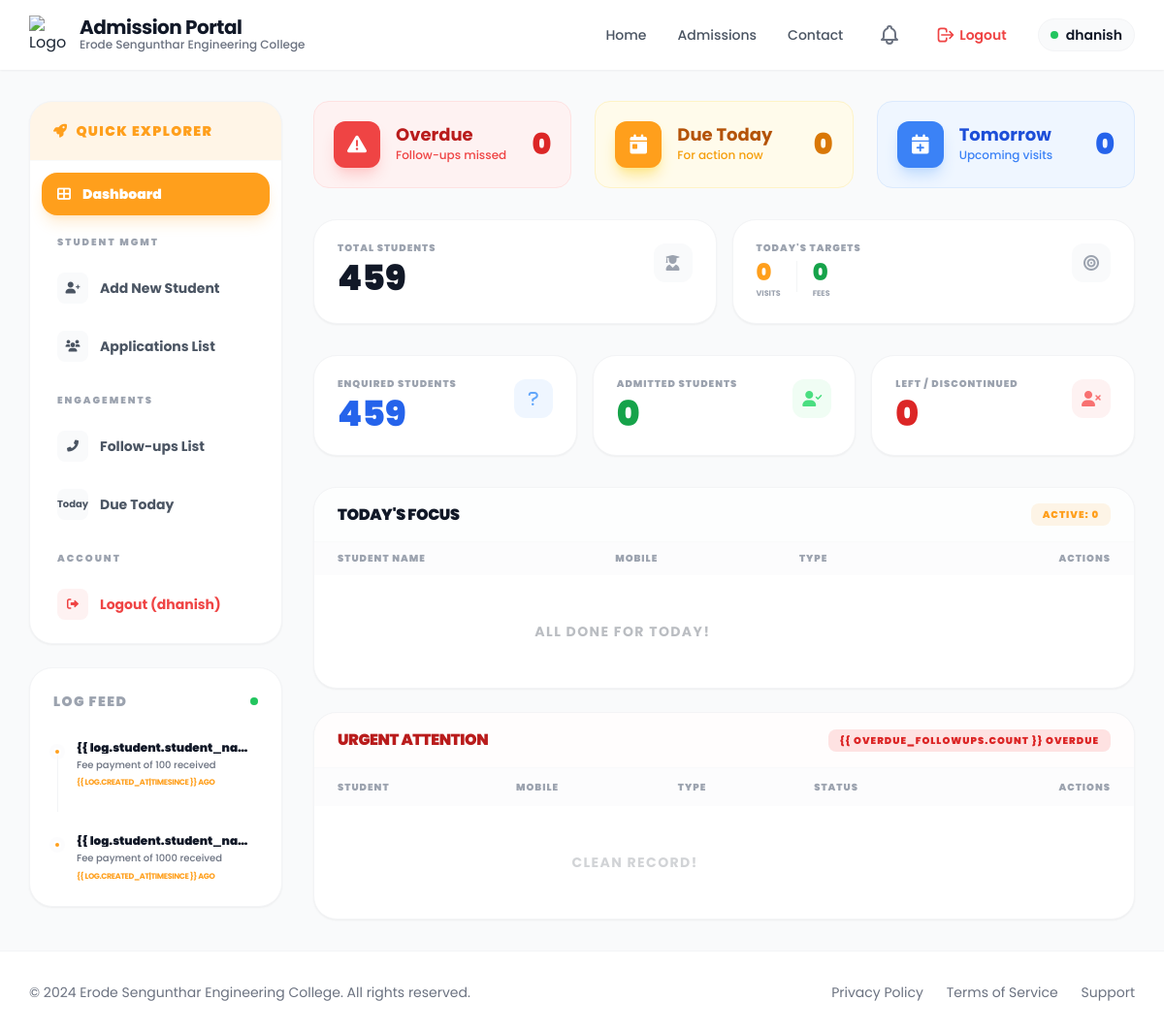
Page / (signed in) on the earlier database version.
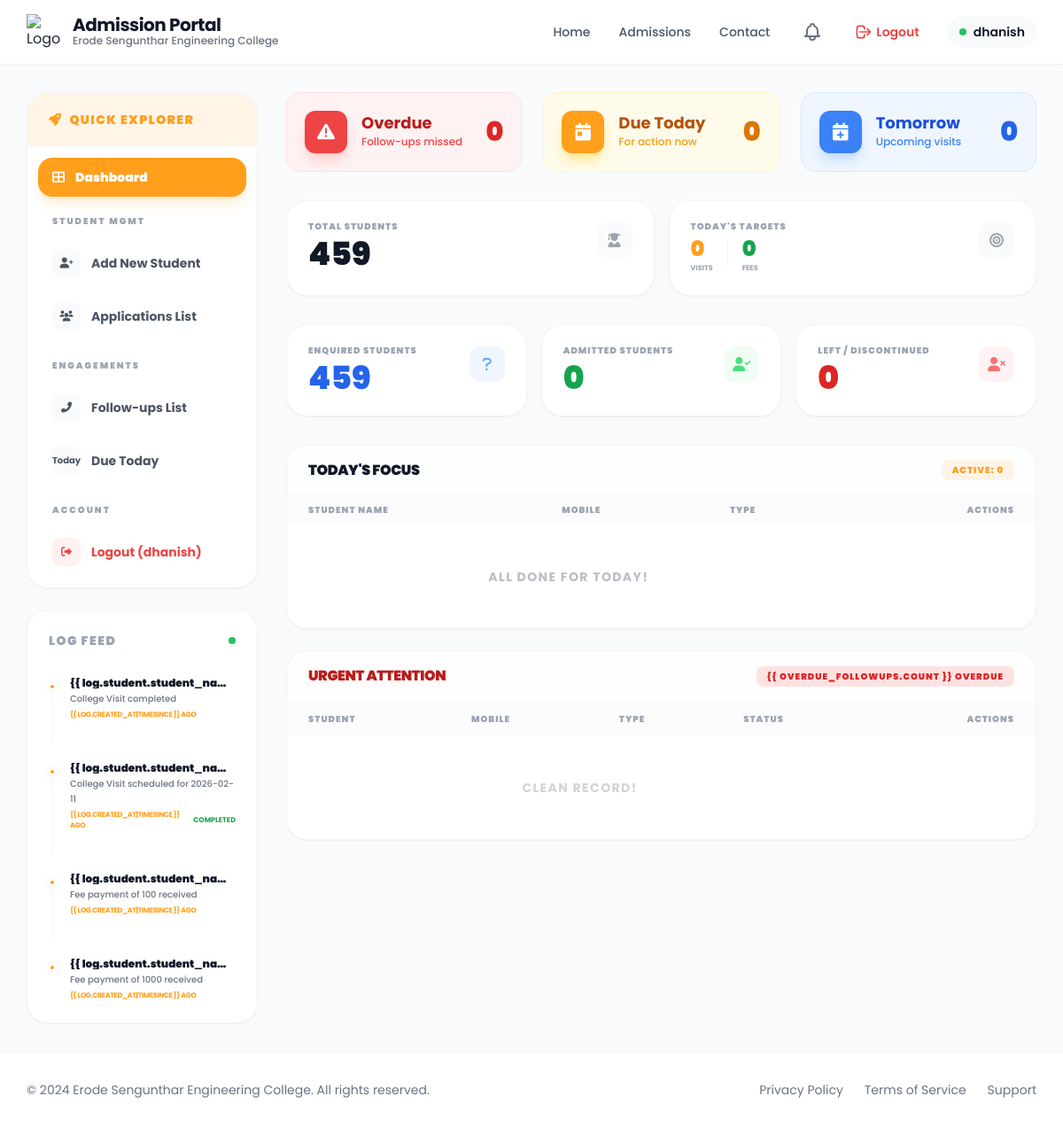
Same page on the later database version.
### app/models.py (models this page shows, shortened)
class ActivityLog(models.Model):
    student = models.ForeignKey(
        'Admission',
        on_delete=models.CASCADE,
        related_name='activities'
    )
    action = models.CharField(max_length=255)
    created_by = models.ForeignKey(
        User,
        on_delete=models.SET_NULL,
        null=True
    )
    followup = models.ForeignKey(
        'FollowUp',
        on_delete=models.SET_NULL,
        null=True,
        blank=True,
        related_name='logs'
    )
    is_completed = models.BooleanField(default=False)
    created_at = models.DateTimeField(auto_now_add=True)

### app/views.py (the view)
# urls.py: 2. Add a URL to urlpatterns:  path('', views.home, name='home')
@login_required
def home(request):
    try:
        today = timezone.now().date()
        tomorrow = today + timezone.timedelta(days=1)
        overdue_count = FollowUp.objects.filter(expected_date__lt=today, completed=False).count()
        today_count = FollowUp.objects.filter(expected_date=today, completed=False).count()
        tomorrow_count = FollowUp.objects.filter(expected_date=tomorrow, completed=False).count()
        total_students = Admission.objects.count()
        enquired_count = Admission.objects.filter(admission_status='enquired').count()
        admitted_count = Admission.objects.filter(admission_status='admitted').count()
        left_count = Admission.objects.filter(admission_status__in=['left', 'discontinued']).count()
        visits_today = FollowUp.objects.filter(followup_type='visit', expected_date=today, completed=False).count()
        fee_followups_today = FollowUp.objects.filter(followup_type='fee', expected_date=today, completed=False).count()
        today_followups = FollowUp.objects.filter(
            expected_date=today,
            completed=False
        ).select_related('student').order_by('expected_date')
        overdue_followups = FollowUp.objects.filter(
            expected_date__lt=today,
            completed=False
        ).select_related('student').order_by('expected_date')
        recent_activities = ActivityLog.objects.select_related('student').order_by('-created_at')[:10]
        context = {
            'overdue_count': overdue_count,
            'today_count': today_count,
            'tomorrow_count': tomorrow_count,
            'total_students': total_students,
            'enquired_count': enquired_count,
            'admitted_count': admitted_count,
            'left_count': left_count,
            'visits_today': visits_today,
            'fee_followups_today': fee_followups_today,
            'today_followups': today_followups,
            'overdue_followups': overdue_followups,
            'recent_activities': recent_activities,
        }
        return render(request, 'index.html', context)
    except Exception as e:
        logger.error(f"Error loading dashboard: {str(e)}")
        messages.error(request, "An error occurred while loading the dashboard. Please try again.")
        return HttpResponse(e)

### templates/index.html (shortened to what the changed rows need)
{% extends 'base.html' %}
{% load static %}
{% block content %}
{% if user.is_staff %}
<div class="lg:col-span-12">
    <div class="grid grid-cols-1 lg:grid-cols-12 gap-8 items-start">
        <aside class="lg:col-span-3 space-y-6">
            <div class="bg-white rounded-3xl shadow-sm border border-gray-100 p-6 overflow-hidden">
                <div class="flex items-center justify-between mb-8">
                    <h2 class="text-sm font-black uppercase tracking-widest text-gray-400">Log Feed</h2>
                </div>
                <div class="space-y-6">
                    {% for log in recent_activities %}
                    <div class="relative pl-6 pb-6 last:pb-0">
                        <div
                            class="absolute left-0 top-1.5 w-2 h-2 rounded-full bg-primary border-2 border-white ring-4 ring-gray-50/50">
                        </div>
                        <div class="flex flex-col gap-1">
                            <p class="text-xs font-black text-gray-900 leading-none truncate">{{
                                log.student.student_name }}</p>
                            <p class="text-[10px] text-gray-500 font-medium leading-relaxed">{{ log.action }}</p>
                            <div class="flex items-center justify-between">
                                <span class="text-[8px] font-bold text-primary uppercase tracking-tighter">{{
                                    log.created_at|timesince }} ago</span>
                                {% if log.followup and not log.followup.completed %}
                                <select onchange="if(this.value==='Completed') completeFollowUp({{ log.followup.id }})"
                                    class="text-[8px] bg-amber-50 border-none rounded-md px-1 py-0.5 font-bold text-amber-600 focus:ring-0 cursor-pointer">
                                    <option value="Pending" selected>Pending</option>
                                    <option value="Completed">Completed</option>
                                </select>
                                {% elif log.followup and log.followup.completed %}
                                <span class="text-[8px] font-bold text-green-600 uppercase">Completed</span>
                                {% endif %}
                            </div>
                        </div>
                    </div>
                    {% empty %}
                    <p class="text-center text-[10px] font-black text-gray-300 uppercase py-4">No recent activity</p>
                    {% endfor %}
                </div>
            </div>
        </aside>
        <div class="lg:col-span-9 space-y-8">
            <div class="grid grid-cols-1 sm:grid-cols-2 gap-4">
                <div
                    class="bg-white rounded-3xl p-6 border border-gray-100 shadow-sm hover:shadow-md transition-all group">
                    <div class="flex justify-between items-start">
                        <div>
                            <h2 class="text-4xl font-black text-gray-900 mt-2 leading-none">{{ total_students }}</h2>
                        </div>
                    </div>
                </div>
                <div
                    class="bg-white rounded-3xl p-6 border border-gray-100 shadow-sm hover:shadow-md transition-all group">
                    <div class="flex justify-between items-start">
                        <div>
                            <div class="flex gap-4 mt-2">
                                <div>
                                    <h2 class="text-2xl font-black text-primary leading-none">{{ visits_today }}</h2>
                                </div>
                                <div>
                                    <h2 class="text-2xl font-black text-green-600 leading-none">{{ fee_followups_today }}</h2>
                                </div>
                            </div>
                        </div>
                    </div>
                </div>
            </div>
            <div class="grid grid-cols-1 md:grid-cols-3 gap-4">
                <div
                class="bg-white rounded-3xl p-6 border border-gray-100 shadow-sm hover:shadow-md transition-all group">
                <a href="{% url 'student_applications_list' 'enquired' %}">
                    <div class="flex justify-between items-start">
                        <div>
                            <h2 class="text-4xl font-black text-blue-600 mt-2 leading-none">{{ enquired_count }}</h2>
                        </div>
                    </div>
                    </a>
                </div>
                <div
                    class="bg-white rounded-3xl p-6 border border-gray-100 shadow-sm hover:shadow-md transition-all group">
                    <a href="{% url 'student_applications_list' 'admitted' %}">
                    <div class="flex justify-between items-start">
                        <div>
                            <h2 class="text-4xl font-black text-green-600 mt-2 leading-none">{{ admitted_count }}</h2>
                        </div>
                    </div>
                    </a>
                </div>
                <div
                    class="bg-white rounded-3xl p-6 border border-gray-100 shadow-sm hover:shadow-md transition-all group">
                    <a href="{% url 'student_applications_list' 'discontinued' %}">
                    <div class="flex justify-between items-start">
                        <div>
                            <h2 class="text-4xl font-black text-red-600 mt-2 leading-none">{{ left_count }}</h2>
                        </div>
                    </div>
                    </a>
                </div>
            </div>
            <div class="space-y-6">
                <div class="bg-white rounded-3xl shadow-sm border border-gray-100 overflow-hidden">
                    <div class="px-6 py-4 border-b border-gray-50 bg-gray-50/30 flex justify-between items-center">
                        <h2 class="text-base font-black text-gray-900 tracking-tight leading-none uppercase">Today's
                            Focus</h2>
                    </div>
                    <div class="overflow-x-auto">
                        <table class="w-full text-left">
                            <thead class="bg-gray-50/50">
                                <tr>
                                    <th
                                        class="px-6 py-3 text-[10px] font-black text-gray-400 uppercase tracking-widest leading-none">
                                        Student Name</th>
                                    <th
                                        class="px-6 py-3 text-[10px] font-black text-gray-400 uppercase tracking-widest leading-none">
                                        Mobile</th>
                                    <th
                                        class="px-6 py-3 text-[10px] font-black text-gray-400 uppercase tracking-widest leading-none">
                                        Type</th>
                                    <th
                                        class="px-6 py-3 text-[10px] font-black text-gray-400 uppercase tracking-widest leading-none text-right">
                                        Actions</th>
                                </tr>
                            </thead>
                        </table>
                    </div>
                </div>
                <div class="bg-white rounded-3xl shadow-sm border border-gray-100 overflow-hidden">
                    <div class="px-6 py-4 border-b border-gray-50 bg-red-50/20 flex justify-between items-center">
                        <h2 class="text-base font-black text-red-700 tracking-tight uppercase">Urgent Attention</h2>
                    </div>
                    <div class="overflow-x-auto">
                        <table class="w-full text-left">
                            <thead class="bg-gray-50/50">
                                <tr>
                                    <th
                                        class="px-6 py-3 text-[10px] font-black text-gray-400 uppercase tracking-widest">
                                        Student</th>
                                    <th
                                        class="px-6 py-3 text-[10px] font-black text-gray-400 uppercase tracking-widest">
                                        Mobile</th>
                                    <th
                                        class="px-6 py-3 text-[10px] font-black text-gray-400 uppercase tracking-widest">
                                        Type</th>
                                    <th
                                        class="px-6 py-3 text-[10px] font-black text-gray-400 uppercase tracking-widest">
                                        Status</th>
                                    <th
                                        class="px-6 py-3 text-[10px] font-black text-gray-400 uppercase tracking-widest text-right">
                                        Actions</th>
                                </tr>
                            </thead>
                        </table>
                    </div>
                </div>
            </div>
        </div>
    </div>
</div>
{% endif %}
<link rel="stylesheet" href="https://cdnjs.cloudflare.com/ajax/libs/font-awesome/6.0.0/css/all.min.css">
{% endblock %}

Differences in the rows shown:
added ActivityLog: action "College Visit completed"
added ActivityLog: action "College Visit scheduled for 2026-02-11", shows "COMPLETED"
